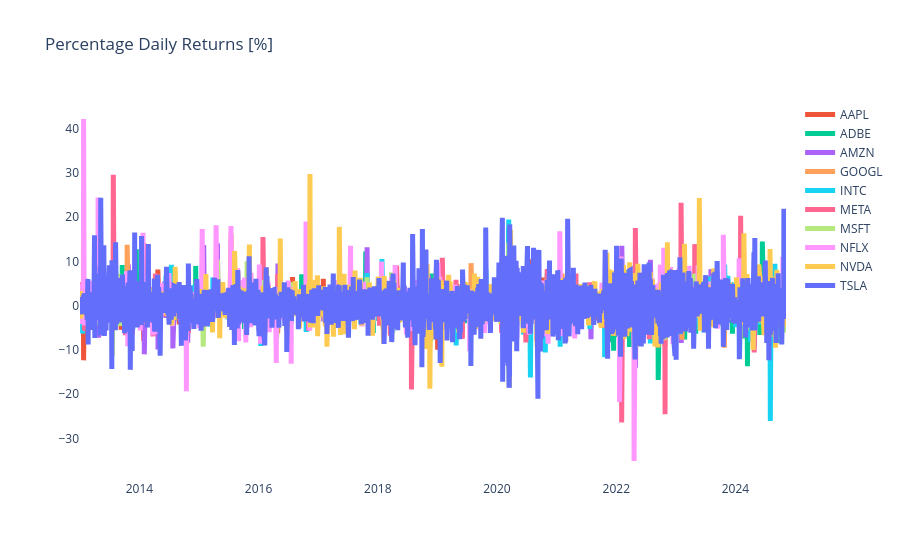

The notebook cell this image was saved under:
### Code cell
plot_financial_data(daily_return_df,'Percentage Daily Returns [%]')

### Figure 1 — Plotly figure (JSON) as saved in the notebook; plotly's stock layout.template omitted (floating-point values rounded to 4 significant figures; data arrays with more than 128 entries replaced by an {"elided": "..."} marker saying what was removed)
{"data": [{"hovertemplate": "<extra></extra>", "legendgroup": "", "line": {"color": "#636efa", "dash": "solid", "width": 5}, "marker": {"symbol": "circle"}, "mode": "lines", "name": "", "orientation": "v", "showlegend": false, "type": "scatter", "xaxis": "x", "yaxis": "y"}, {"line": {"width": 5}, "name": "AAPL", "type": "scatter", "x": {"elided": "2983 str values"}, "y": {"elided": "2983 float values"}}, {"line": {"width": 5}, "name": "ADBE", "type": "scatter", "x": {"elided": "2983 str values"}, "y": {"elided": "2983 float values"}}, {"line": {"width": 5}, "name": "AMZN", "type": "scatter", "x": {"elided": "2983 str values"}, "y": {"elided": "2983 float values"}}, {"line": {"width": 5}, "name": "GOOGL", "type": "scatter", "x": {"elided": "2983 str values"}, "y": {"elided": "2983 float values"}}, {"line": {"width": 5}, "name": "INTC", "type": "scatter", "x": {"elided": "2983 str values"}, "y": {"elided": "2983 float values"}}, {"line": {"width": 5}, "name": "META", "type": "scatter", "x": {"elided": "2983 str values"}, "y": {"elided": "2983 float values"}}, {"line": {"width": 5}, "name": "MSFT", "type": "scatter", "x": {"elided": "2983 str values"}, "y": {"elided": "2983 float values"}}, {"line": {"width": 5}, "name": "NFLX", "type": "scatter", "x": {"elided": "2983 str values"}, "y": {"elided": "2983 float values"}}, {"line": {"width": 5}, "name": "NVDA", "type": "scatter", "x": {"elided": "2983 str values"}, "y": {"elided": "2983 float values"}}, {"line": {"width": 5}, "name": "TSLA", "type": "scatter", "x": {"elided": "2983 str values"}, "y": {"elided": "2983 float values"}}], "layout": {"legend": {"tracegroupgap": 0}, "plot_bgcolor": "white", "title": {"text": "Percentage Daily Returns [%]"}, "xaxis": {"anchor": "y", "domain": [0, 1]}, "yaxis": {"anchor": "x", "domain": [0, 1]}}}
